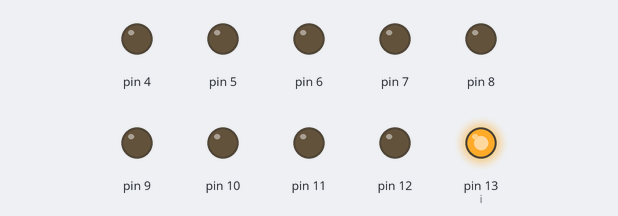
A sketch run on a simulated Arduino Uno, built with avr-gcc and run on an emulated ATmega328P. Parts: output pins drawn as LEDs (lit = HIGH).

Above: at 0.02 s.
At 0.92 s:
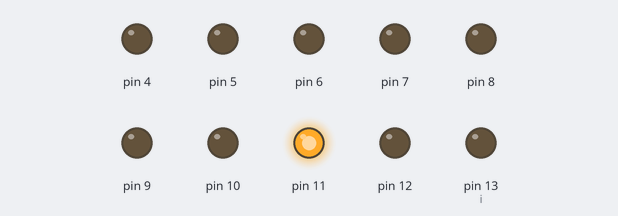
At 1.87 s:
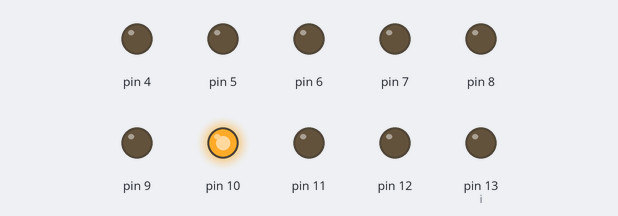
At 3.72 s:
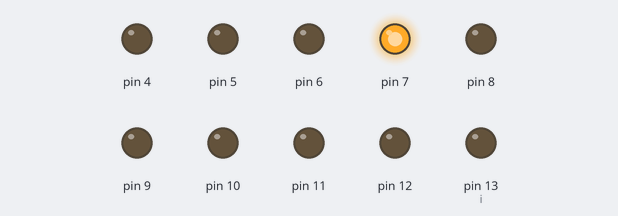
At 5.62 s:
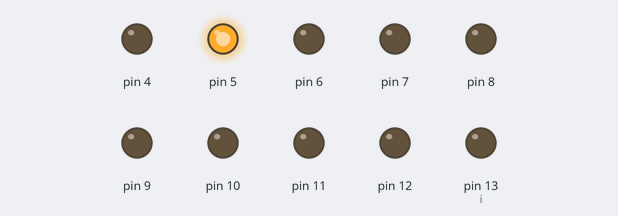
At 7.47 s:
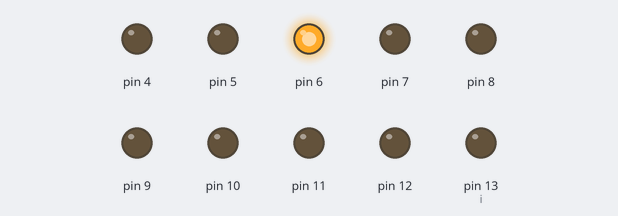
Timing chart, 0 to 7.8 s (numbered marks = the images above):
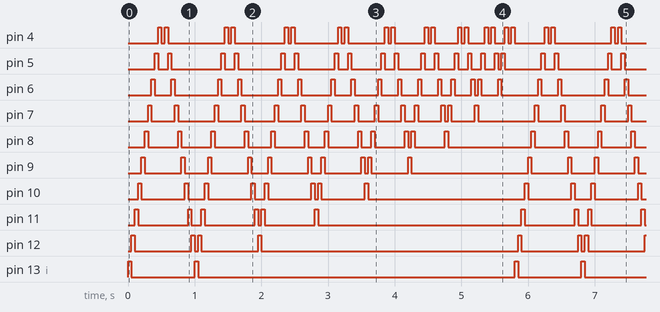

The sketch:

fantastic_jaiks1.ino
```cpp
void setup()
{
  pinMode(13, OUTPUT);
  pinMode(12, OUTPUT);
  pinMode(11, OUTPUT);
  pinMode(10, OUTPUT);
  pinMode(9, OUTPUT);
  pinMode(8, OUTPUT);
  pinMode(7, OUTPUT);
  pinMode(6, OUTPUT);
  pinMode(5, OUTPUT);
  pinMode(4, OUTPUT);
}

void loop()
{
	int i,j;
  	j=1;
  	i=13;

  while(j<10){
    for(i; i>=4; i--){
    digitalWrite(i, HIGH);
      delay(50);
    digitalWrite(i, LOW);
    }

    for(i; i<=13-j; i++){
    digitalWrite(i, HIGH);
      delay(50);
    digitalWrite(i, LOW);
    }

  j++;
}

}
//Lucas da Fonseca Costa RA:221150154
```

Measured:
- by itself, pin 4–8: moves between LOW and HIGH, repeating every 5.8 s
- by itself, pin 12: repeats every 5.8 s: LOW 0.85 s, HIGH 0.05 s, LOW 0.05 s, HIGH 0.05 s, LOW 0.85 s, HIGH 0.05 s, LOW 3.9 s, HIGH 0.05 s
- by itself, pin 13 (i): repeats every 5.8 s: LOW 0.95 s, HIGH 0.05 s, LOW 4.8 s, HIGH 0.05 s
- by itself, pin 11: repeats every 5.8 s: LOW 0.75 s, HIGH 0.05 s, LOW 0.15 s, HIGH 0.05 s, LOW 0.75 s, HIGH 0.05 s, LOW 0.05 s, HIGH 0.05 s, LOW 0.75 s, HIGH 0.05 s, LOW 3.1 s, HIGH 0.05 s
- by itself, pin 10: repeats every 5.8 s: LOW 0.65 s, HIGH 0.05 s, LOW 0.25 s, HIGH 0.05 s, LOW 0.65 s, HIGH 0.05 s, LOW 0.15 s, HIGH 0.05 s, LOW 0.65 s, HIGH 0.05 s, LOW 0.05 s, HIGH 0.05 s, LOW 0.65 s, HIGH 0.05 s, LOW 2.4 s, HIGH 0.05 s
